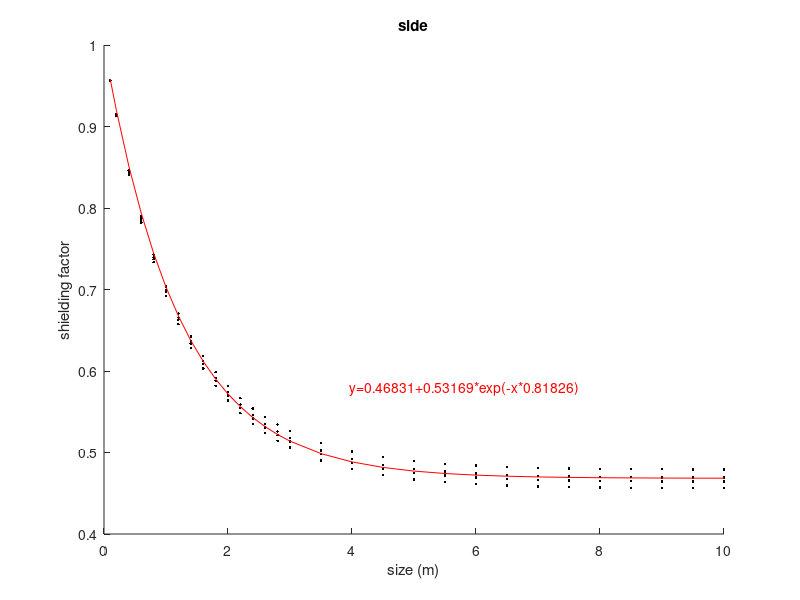
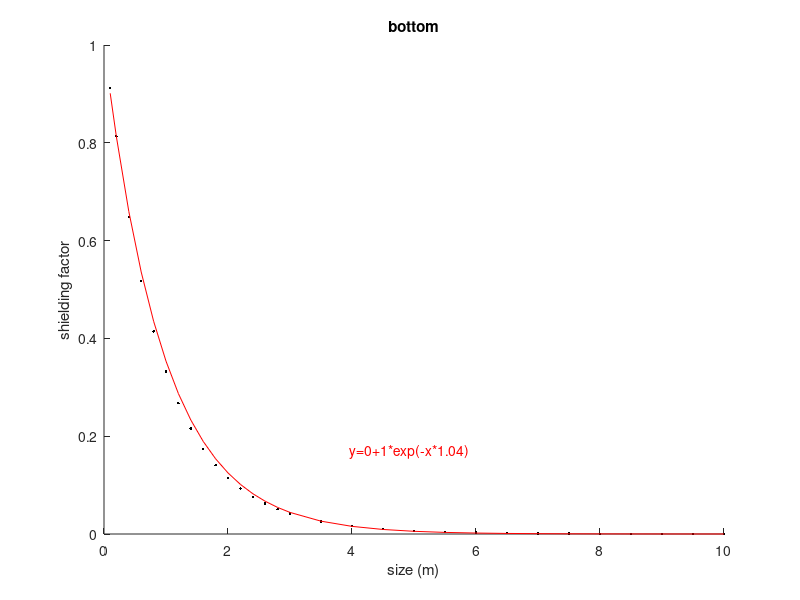

MATLAB code to generate these figures, in order:
clear
close all hidden

load('solution.mat')

scale=solution.shielding(1);

% interpret sides
sel=solution.sample>1 & solution.sample<6;
x=solution.side(sel);
y=solution.shielding(sel)/scale;
% side formula: y=b+(1-b)*exp(-x*a)
b=mean(y(x>6));
a=median(log((y-b)/(1-b))./(-x));

figure
hold on
title('side')
xlabel('size (m)')
ylabel('shielding factor')
plot(x,y,'.k')
ymodel=b+(1-b)*exp(-x*a);
plot(x,ymodel,'-r')
text(mean(x), mean(ymodel),...
    ['y=' num2str(b) '+' num2str((1-b)) '*exp(-x*' num2str(a) ')'],...
    'Color','r')
disp(['y=' num2str(b) '+' num2str((1-b)) '*exp(-x*' num2str(a) ')'])

% interpret bottom
sel=solution.sample==6;
x=solution.side(sel);
y=solution.shielding(sel)/scale;
% side formula: y=b+(1-b)*exp(-x*a)
b=0;
a=median(log((y-b)/(1-b))./(-x));

figure
hold on
title('bottom')
xlabel('size (m)')
ylabel('shielding factor')
plot(x,y,'.k')
ymodel=b+(1-b)*exp(-x*a);
plot(x,ymodel,'-r')
text(mean(x), mean(ymodel),...
    ['y=' num2str(b) '+' num2str((1-b)) '*exp(-x*' num2str(a) ')'],...
    'Color','r')
disp(['y=' num2str(b) '+' num2str((1-b)) '*exp(-x*' num2str(a) ')'])